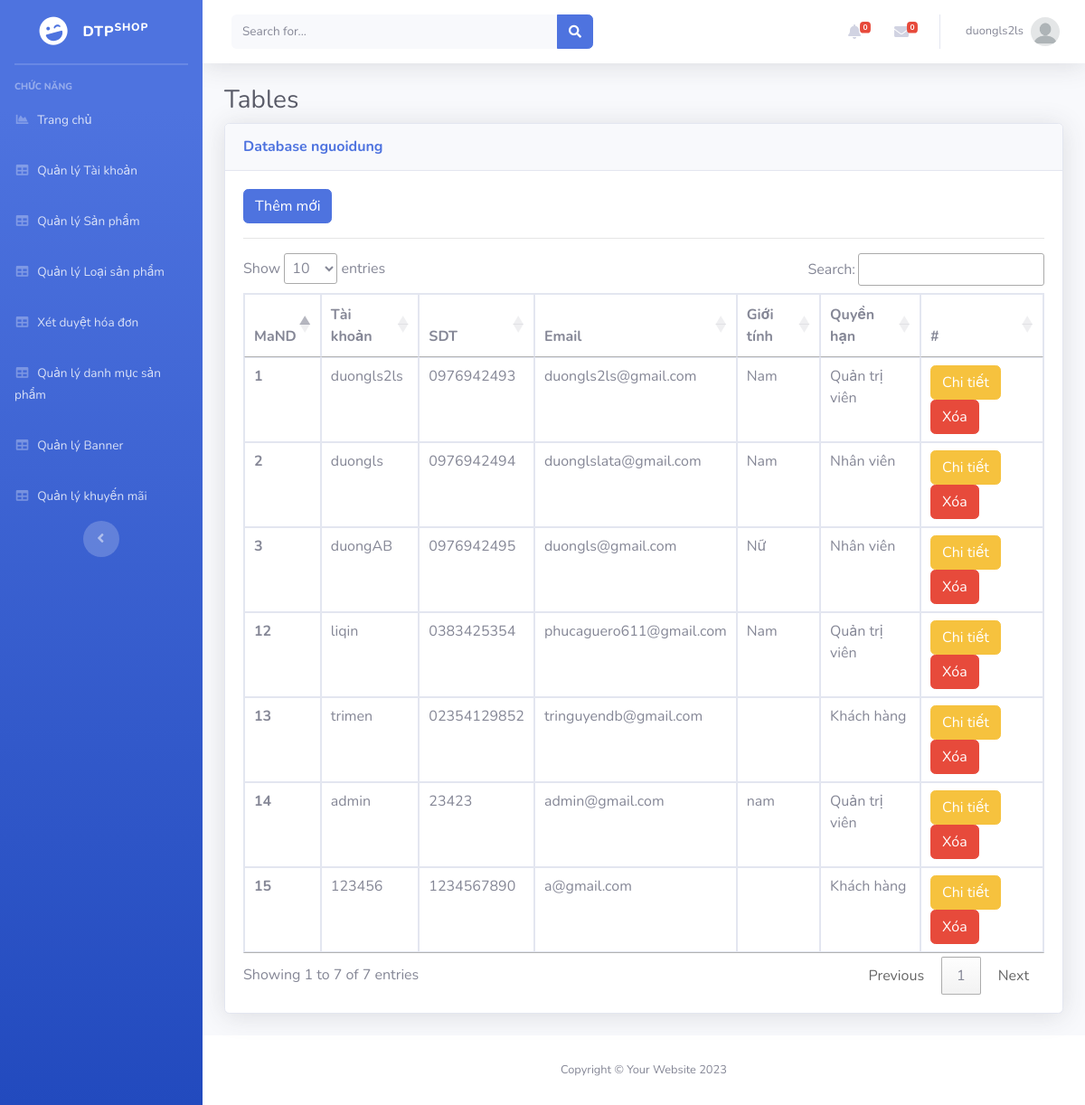
Page /Admin/index.php?mod=nguoidung (signed in) on the committed database.
### tables this page shows
CREATE TABLE `nguoidung` (
  `MaND` int(11) NOT NULL,
  `Ho` varchar(20) NOT NULL,
  `Ten` varchar(20) NOT NULL,
  `GioiTinh` varchar(10) NOT NULL,
  `SDT` varchar(20) DEFAULT NULL,
  `Email` varchar(50) NOT NULL,
  `DiaChi` varchar(200) NOT NULL,
  `TaiKhoan` varchar(100) NOT NULL,
  `MatKhau` varchar(100) NOT NULL,
  `MaQuyen` int(11) NOT NULL,
  `TrangThai` int(11) NOT NULL
);

### Admin/MVC/controllers/NguoiDungController.php (called while the page is built, shortened)
<?php
class NguoiDungController
{
    var $nguoidung_model;
    public function __construct()
    {
        $this->nguoidung_model = new nguoidung();
    }
    public function list()
    {
        $data = $this->nguoidung_model->All();
        require_once("MVC/Views/Admin/index.php");
    }
}

### Admin/MVC/Models/connection.php (called while the page is built, shortened)
<?php
    class Connection{
        function __construct()
        {
            $severname ="localhost";
            $username ="root";
            $password ="";
            $db_name ="shopphone";
            $this->conn = new mysqli($severname,$username,$password,$db_name);
        }
    }
?>

### Admin/MVC/Models/model.php (called while the page is built, shortened)
<?php
require_once("connection.php");
class Model
{
    var $table;
    var $contens;
    function __construct()
    {
        $conn_obj = new Connection();
        $this->conn = $conn_obj->conn;
    }
    function All()
    {
        $query = "select * from $this->table ORDER BY $this->contens DESC ";
        require("result.php");
        return $data;
    }
}

### Admin/MVC/Models/result.php (called while the page is built)
<?php
$result = $this->conn->query($query);
$data = array();
while ($row = $result->fetch_assoc()) {
    $data[] = $row;
}
?>

### Admin/MVC/Views/nguoidung/list.php (the view, shortened to what this page needs)
<?php if (isset($_SESSION['isLogin_Admin']) && $_SESSION['isLogin_Admin'] == true) { ?>
<a href="?mod=nguoidung&act=add" type="button" class="btn btn-primary">Thêm mới</a>
<?php } ?>
<hr>
<table class="table table-bordered" id="dataTable" width="100%" cellspacing="0">
  <thead>
    <tr>
      <th scope="col">MaND</th>
      <th scope="col">Tài khoản</th>
      <th scope="col">SDT</th>
      <th scope="col">Email</th>
      <th scope="col">Giới tính</th>
      <th scope="col">Quyền hạn</th>
      <th>#</th>
    </tr>
  </thead>
  <tbody>
    <?php foreach ($data as $row) { ?>
      <tr>
        <th scope="row"><?= $row['MaND'] ?></th>
        <td><?= $row['TaiKhoan'] ?></td>
        <td><?= $row['SDT'] ?></td>
        <td><?= $row['Email'] ?></td>
        <td><?= $row['GioiTinh'] ?></td>
        <td>
          <?php
          if ($row['MaQuyen'] == 2) {
            echo 'Quản trị viên';
          } else {
            if ($row['MaQuyen'] == 1) {
              echo 'Khách hàng';
            } else {
              echo 'Nhân viên';
            }
          }
          ?>
        </td>
        <td>
          <?php if (isset($_SESSION['isLogin_Admin']) && $_SESSION['isLogin_Admin'] == true) { ?>
          <a href="?mod=nguoidung&act=edit&id=<?= $row['MaND'] ?>" type="button" class="btn btn-warning">Chi tiết</a>
          <a href="?mod=nguoidung&act=delete&id=<?= $row['MaND'] ?>" onclick="return confirm('Bạn có thật sự muốn xóa ?');" type="button" class="btn btn-danger">Xóa</a>
          <?php }?>
        </td>
      </tr>
    <?php } ?>
  </tbody>
</table>

### rows in the picture
nguoidung: MaND "15", TaiKhoan "123456", SDT "1234567890", Email "a@gmail.com", shows "Khách hàng"
nguoidung: MaND "14", TaiKhoan "admin", SDT "23423", Email "admin@gmail.com", GioiTinh "nam", shows "Quản trị viên"
nguoidung: MaND "13", TaiKhoan "trimen", SDT "02354129852", Email "tringuyendb@gmail.com", shows "Khách hàng"
nguoidung: MaND "12", TaiKhoan "liqin", SDT "0383425354", Email "phucaguero611@gmail.com", GioiTinh "Nam", shows "Quản trị viên"
nguoidung: MaND "3", TaiKhoan "duongAB", SDT "0976942495", Email "duongls@gmail.com", GioiTinh "Nữ", shows "Nhân viên"
nguoidung: MaND "2", TaiKhoan "duongls", SDT "0976942494", Email "duonglslata@gmail.com", GioiTinh "Nam", shows "Nhân viên"
nguoidung: MaND "1", TaiKhoan "duongls2ls", SDT "0976942493", Email "duongls2ls@gmail.com", GioiTinh "Nam", shows "Quản trị viên"

### other values in the picture
$_SESSION['login']['TaiKhoan'] "duongls2ls"
$mod "nguoidung"
